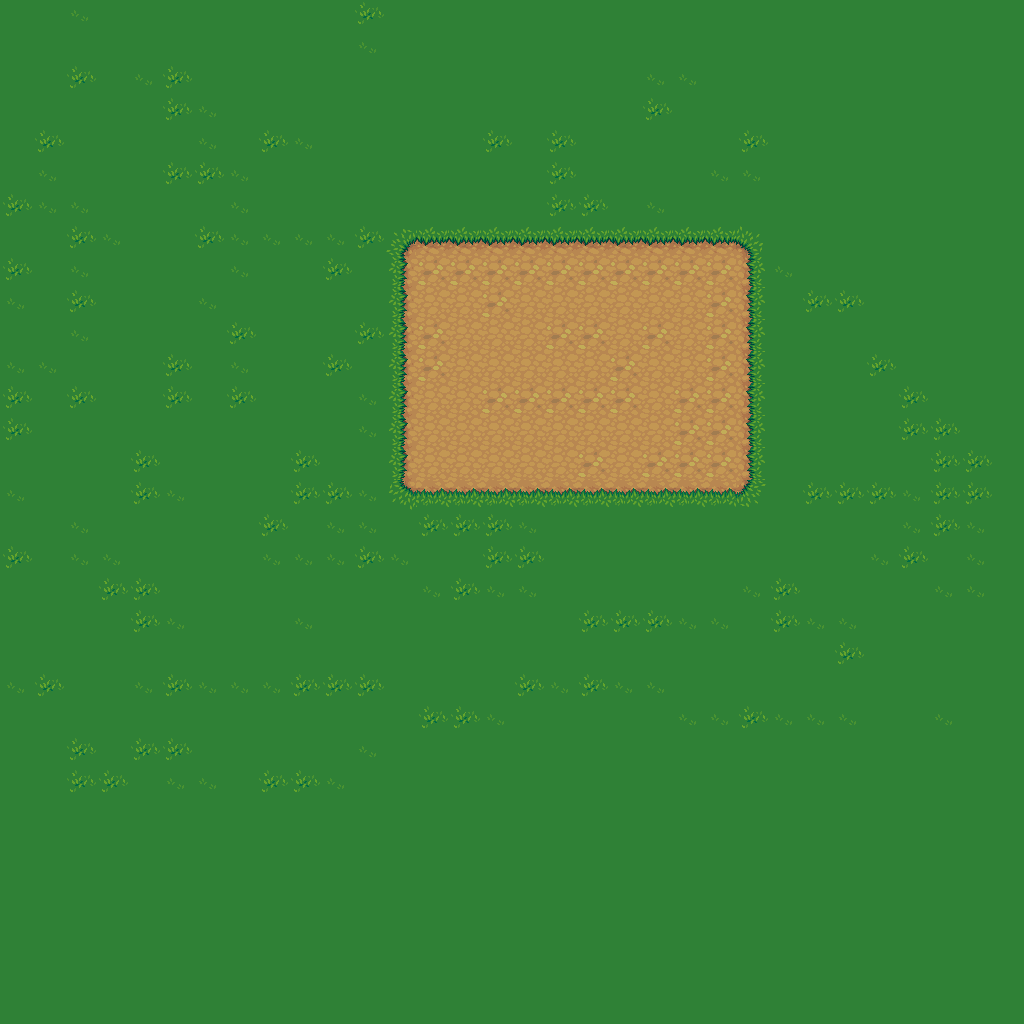

This is a level from a 2D game, rendered from its Tiled map with the project's own tilesets. A one-line summary and the map file follow, with tile-layer data summarised:
An orthogonal 32x32 tile map with 32x32 px tiles, 2 tile layers (background, collision).

<map version="1.0" orientation="orthogonal" width="32" height="32" tilewidth="32" tileheight="32">
 <tileset firstgid="1" source="t_00.tsx" />
 <layer name="background" width="32" height="32">
  <data>[1024 cells, 0 non-empty, 0 distinct tile ids]</data>
 </layer>
 <layer name="collision" width="32" height="32">
  <data>[1024 cells, 1024 non-empty, 13 distinct tile ids]</data>
 </layer>
</map>
